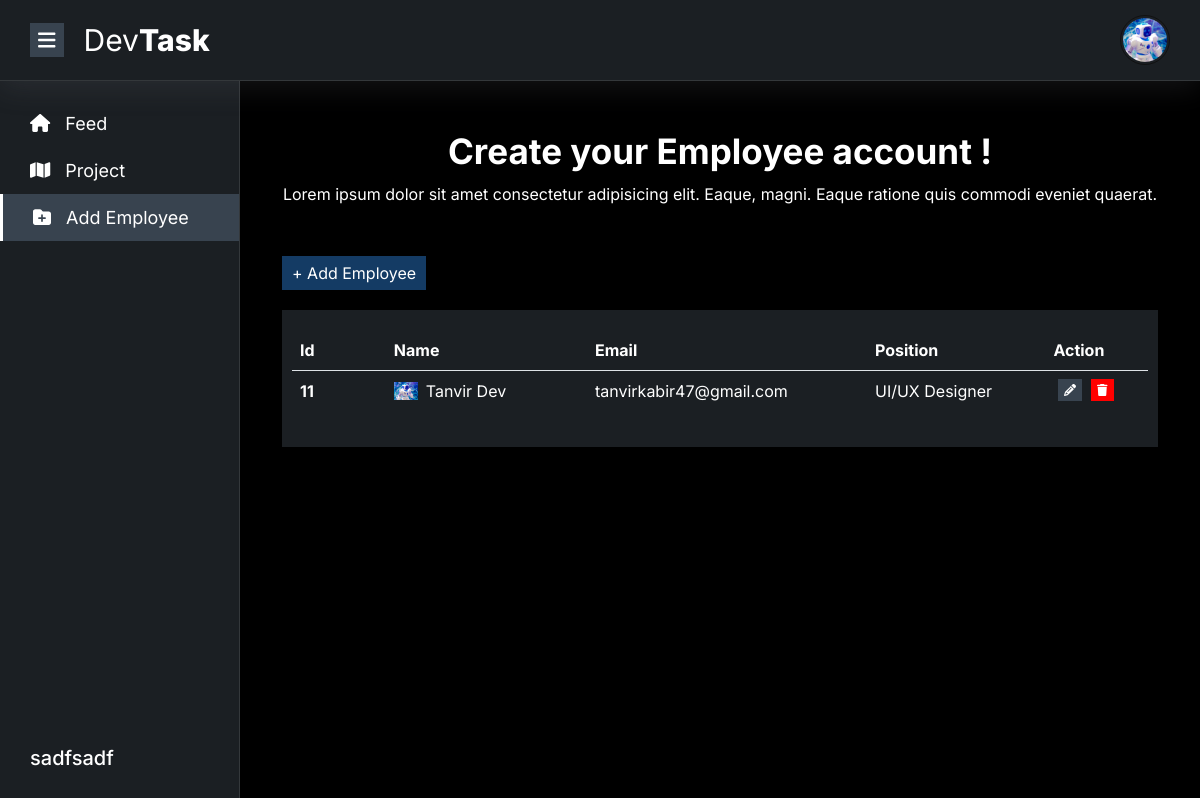
The page /employee/ (signed in) on the database as committed earlier.
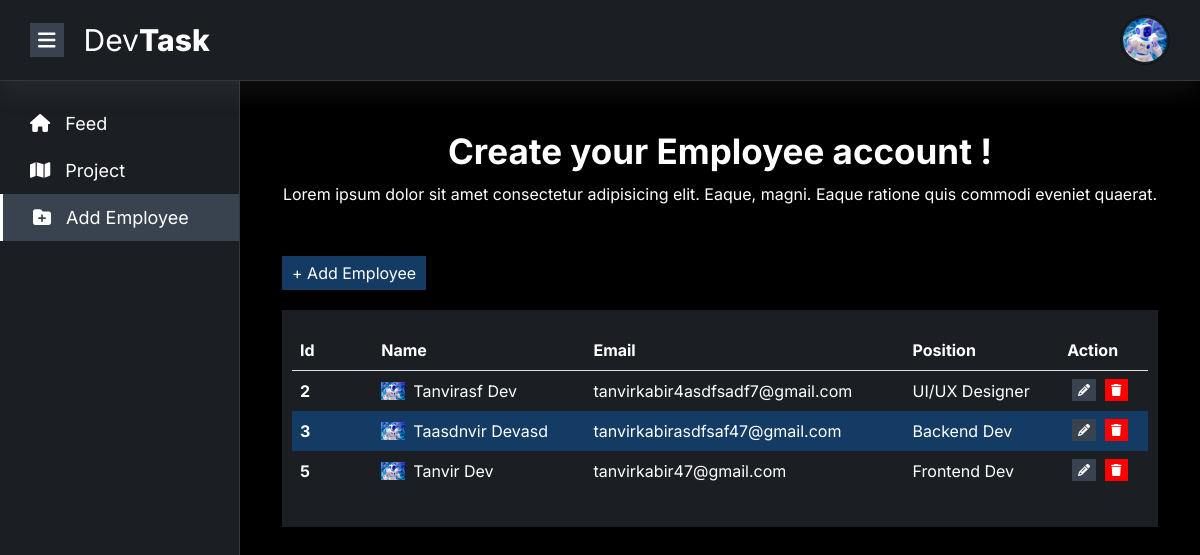
The same page on the database as committed later.
### account/models.py (models this page shows, shortened)
class User(AbstractUser):
    ROLE_CHOICES = [
        ('owner', 'Owner'),
        ('manager', 'Manager'),
        ('employee', 'Employee'),
    ]
    role = models.CharField(max_length=20, choices=ROLE_CHOICES, default='owner')
    image = models.ImageField(upload_to='profile/', default='../static/images/bot.jpg')
    company = models.CharField(max_length=255)
    position = models.CharField(max_length=255, blank=True, null=True)

### main/views.py (the view)
# urls.py: path('employee/', views.add_employee, name='employee'),
@login_required
def add_employee(request):
    users = User.objects.filter(role = 'employee', company=request.user.company)
    return render(request,'add-employee.html', {'users': users})

### templates/add-employee.html (shortened to what this page needs)
{% extends "base.html" %}
{% load static %}
{% block main %}
	<div class="container">
		<div class="row">
			<div class="col-12">
				<div class="add-employee">
					<div class="add-employee-header">
						<h2>Create your Employee account !</h2>
						<p>Lorem ipsum dolor sit amet consectetur adipisicing elit. Eaque, magni. Eaque ratione quis commodi eveniet quaerat.</p>
					</div>
				</div>
			</div>
			<div class="col-12">
				<div class="add-employee-btn">
					<button data-bs-toggle="modal" data-bs-target="#exampleModal">+ Add Employee</button>
				</div>
				<div class="employee-list">
					<div class="table-responsive">
						<table class="table table-responsive-md">
							<thead>
								<tr>
									<th>Id</th>
									<th>Name</th>
									<th>Email</th>
									<th>Position</th>
									<th>Action</th>
								</tr>
							</thead>
							<tbody>
								{% if users %}
									{% for user in users %}
										<tr>
											<td><strong>{{ user.id }}</strong></td>
											<td><div class="d-flex align-items-center"><img src="{{ user.image.url }}" class="rounded-lg me-2" width="24" alt=""> <span class="w-space-no">{{ user.first_name }} {{ user.last_name }}</span></div></td>
											<td>{{ user.email }}</td>
											<td>{{ user.position }}</td>
											<td>
												<div class="d-flex">
													<a data-bs-toggle="modal" data-bs-target="#examplModal{{user.id}}" class="me-1 employee-edit" style="cursor: pointer;">
														<i class="fa fa-pencil"></i>
													</a>
													<a data-bs-toggle="modal" data-bs-target="#exampleModal{{user.id}}" class="employee-delete" style="cursor: pointer;">
														<i class="fa fa-trash"></i>
													</a>
												</div>
											</td>
										</tr>
									{% endfor %}
								{% else %}
								    <tr >
                                        <td colspan="5" class="pt-4">No Employee available..</td>
                                    </tr>
								{% endif %}
							</tbody>
						</table>
					</div>
				</div>
			</div>
		</div>
	</div>
	{% endblock main %}

### templates/base.html (shortened to what this page needs)
{% load static %}
<!DOCTYPE html>
<html lang="en">
<head>
	<link rel="stylesheet" type="text/css" href="https://cdn.jsdelivr.net/npm/toastify-js/src/toastify.min.css">
	<link rel="stylesheet" href="{% static 'css/bootstrap.min.css' %}">
	<link rel="stylesheet" href="{% static 'css/all.min.css' %}">
	<link rel="stylesheet" href="{% static 'css/style.css' %}">
	<link rel="stylesheet" href="{% static 'css/responsive.css' %}">
</head>
<body>
	<header>
		<div class="container-custom">
			<div class="row">
				<div class="col-12">
					<div class="header-main">
						<div class="header-left">
							<button id="menu-btn"><i class="fa-solid fa-bars"></i></button>
							<div class="header-logo">
								<a href="{% url 'home' %}">
									<h2>Dev<span>Task</span></h2>
								</a>
							</div>
						</div>
						<div class="header-right d-flex align-items-center gap-1">
							{% if request.user.is_authenticated %}
								<div class="header-profile">
									<img src="{{ request.user.image.url }}" id="profile-open-btn" alt="">
								</div>
							{% else %}
								<div>
									<a href="{% url 'signup' %}" class="primary-button text-white"> Login</a>
								</div>
							{% endif %}
							</div>
						</div>
					</div>
				</div>
			</div>
	</header>
	<section>
		<div class="main-body-layout">
			<aside id="aside" class="width-20">
				<div class="aside-menu-item">
					<ul>
						<li>
							<a href="{% url 'home' %}" {% if request.path == '/' %} class="active" {% endif %}>
								<i class="fa-solid fa-house"></i>
								Feed
							</a>
						</li>
						<li>
							<a href="{% url 'project' %}" {% if request.path == '/project/' %} class="active" {% endif %}>
								<i class="fa-solid fa-map"></i>
								Project
							</a>
						</li>
						{% if user.role == 'owner' %}
							<li>
								<a href="{% url 'employee' %}" {% if request.path == '/employee/' %} class="active" {% endif %}>
									<i class="fa-solid fa-folder-plus"></i>
									Add Employee
								</a>
							</li>
						{% endif %}
					</ul>
				</div>
				<div class="company-name">
					<h2>{{request.user.company}}</h2>
				</div>
			</aside>
			<main id="main" class="margin-20">
				{% block main %}
				{% endblock main %}
			</main>
		</div>
	</section>
</body>
</html>

### static/css/style.css (style rules this page uses)
* { margin: 0; padding: 0; box-sizing: border-box; }
:root { --primary-color: #ed143d; --secondary-color: #111; --bg-color: #1b1f23; }
body { font-family: "Inter", sans-serif; background: #000; }
html { scroll-behavior: smooth; }
.container-custom { width: 100%; padding: 0 30px; }
ul { margin: 0; padding: 0; list-style: none; }
a { text-decoration: none; width: fit-content; display: block; }
img { max-width: 100%; }
h1, h2, h3, h4, h5, h6, p, span { margin: 0; padding: 0; }
header { box-shadow: rgba(100, 100, 111, 0.2) 0px 7px 29px 0px; border-bottom: 1px solid rgba(255, 255, 255, 0.11); padding: 15px 0; background: var(--bg-color); position: fixed; width: 100%; z-index: 99; }
.header-main { display: flex; align-items: center; justify-content: space-between; gap: 20px; }
.header-logo h2 { font-size: 30px; font-weight: 400; color: #fff; }
.header-logo h2 span { font-weight: 800; }
.header-left { display: flex; align-items: center; gap: 20px; }
.header-left #menu-btn { background: #38434f; border: none; color: #fff; padding: 2px 8px; font-size: 20px; }
.header-profile { position: relative; }
.header-profile img { width: 50px; height: 50px; object-fit: cover; cursor: pointer; border-radius: 50%; padding: 2px; border: 1px solid var(--secondary-color); }
.main-body-layout { display: flex; }
.main-body-layout aside { background: var(--bg-color); height: 100vh; border-right: 1px solid rgba(255, 255, 255, 0.11); transition: .5s; color: #fff; overflow: hidden; padding: 30px 0; position: fixed; padding-top: 100px; z-index: 9; display: flex; flex-direction: column; justify-content: space-between; margin: auto; height: 100vh; }
.main-body-layout main { transition: .5s; width: 100%; color: #fff; padding: 30px; margin-top: 100px; }
.width-20 { width: 20%; }
.margin-20 { margin-left: 20%; }
.aside-menu-item ul li a { padding: 10px 10px 10px 30px; color: #fff; font-size: 18px; }
.aside-menu-item ul li a svg { margin-right: 10px; }
.aside-menu-item ul li a.active { background: #38434f; width: 100%; border-left: 3px solid #fff; }
.add-employee-header { text-align: center; }
.add-employee-header h2 { font-size: 35px; font-weight: 700; margin-bottom: 10px; }
.add-employee-btn { margin-top: 50px; }
.add-employee-btn button { background: #143b64; border: none; color: #fff; padding: 5px 10px; }
.employee-list { background: var(--bg-color); margin: 20px 0 50px 0; padding: 20px 10px; }
.employee-list table tr { color: #fff; }
.employee-list table tr:nth-child(even) { background: #143b64; }
.employee-list table td { border-bottom-width: 0px; }
.employee-list table td:first-child { min-width: 70px; }
.employee-list table td:nth-child(2) { min-width: 150px; }
.employee-list table td:nth-child(3) { min-width: 200px; }
.employee-list table td:nth-child(4) { min-width: 120px; }
.employee-list .employee-delete { background: red; font-size: 12px; padding: 2px 6px; color: #fff; margin-left: 5px; cursor: pointer !important; }
.employee-list .employee-edit { background: #38434f; font-size: 12px; padding: 2px 6px; color: #fff; margin-left: 5px; }

Rows that differ between the two databases and show on the page:
removed User: id "11", image (picture), first_name "Tanvir", last_name "Dev", email "tanvirkabir47@gmail.com", position "UI/UX Designer"
changed User (number 1 of 4 on the later page): user.company "sadfsadf" → (not shown)
added User: id "2", image (picture), first_name "Tanvirasf", last_name "Dev", email "tanvirkabir4asdfsadf7@gmail.com", position "UI/UX Designer"
added User: id "3", image (picture), first_name "Taasdnvir", last_name "Devasd", email "tanvirkabirasdfsaf47@gmail.com", position "Backend Dev"
added User: id "5", image (picture), first_name "Tanvir", last_name "Dev", email "tanvirkabir47@gmail.com", position "Frontend Dev"
